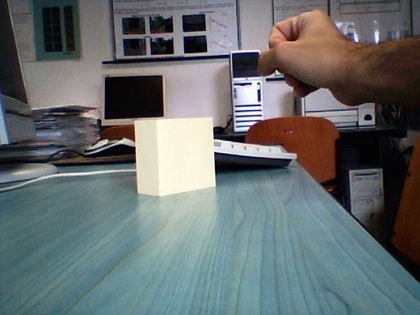
%> input picture LAB3/yellow_obj1.jpg, 420 x 315 px, shrunk from 512 x 384 before the run
$ octave LAB3.m   (GNU Octave 9; MATLAB toolbox functions it lacks are replaced by stand-ins)
%> lines starting %> are read from the running program, lines starting %| are printed output that depends on the picture
clear all;close all;clc;

fir = imread('yellow_obj1.jpg');
%> fir is the input picture: size 315x420x3 uint8; mean R, G, B 103.1, 109.9, 110.3
sec = imread('yellow_obj2.jpg');
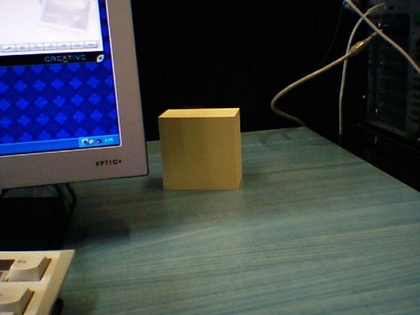
%> input picture LAB3/yellow_obj2.jpg, 420 x 315 px, shrunk from 512 x 384 before the run
%> sec is the input picture: size 315x420x3 uint8; mean R, G, B 63.8, 68.8, 70.7
thr = imread('yellow_obj3.jpg');
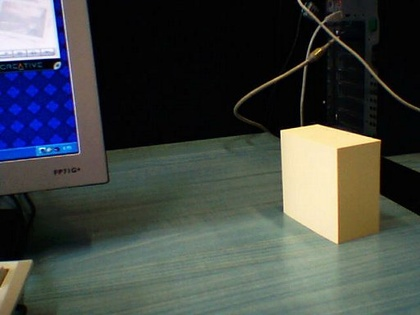
%> input picture LAB3/yellow_obj3.jpg, 420 x 315 px, shrunk from 512 x 384 before the run
%> thr is the input picture: size 315x420x3 uint8; mean R, G, B 66.1, 71, 68.4
fort = imread('yellow_obj4.jpg');
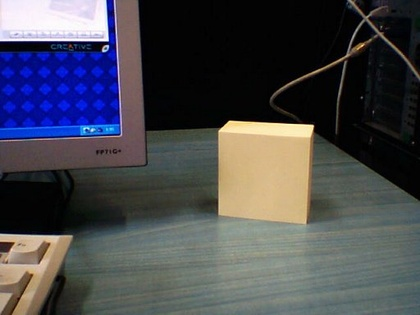
%> input picture LAB3/yellow_obj4.jpg, 420 x 315 px, shrunk from 512 x 384 before the run
%> fort is the input picture: size 315x420x3 uint8; mean R, G, B 72.3, 72.8, 78.8
fif = imread('yellow_obj5.jpg');
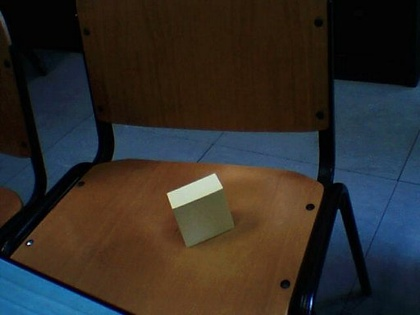
%> input picture LAB3/yellow_obj5.jpg, 420 x 315 px, shrunk from 512 x 384 before the run
%> fif is the input picture: size 315x420x3 uint8; mean R, G, B 48.5, 44.3, 40.6
six = imread('yellow_obj6.jpg');
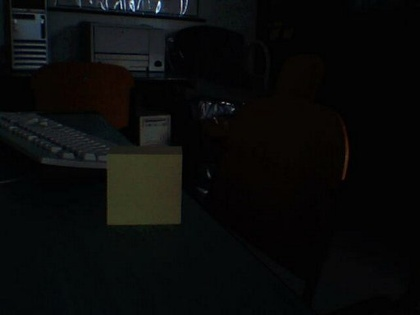
%> input picture LAB3/yellow_obj6.jpg, 420 x 315 px, shrunk from 512 x 384 before the run
%> six is the input picture: size 315x420x3 uint8; mean R, G, B 9.9, 10.8, 10.4

hsv_1 = rgb2hsv(fir);  %  satrt with First image and so on...
%> hsv_1: size 315x420x3 double; mean H, S, V 0.441, 0.279, 0.471
hsv_2 = rgb2hsv(sec);
%> hsv_2: size 315x420x3 double; mean H, S, V 0.317, 0.306, 0.326
hsv_3 = rgb2hsv(thr);
%> hsv_3: size 315x420x3 double; mean H, S, V 0.302, 0.275, 0.318
hsv_4 = rgb2hsv(fort);
%> hsv_4: size 315x420x3 double; mean H, S, V 0.347, 0.271, 0.352
hsv_5 = rgb2hsv(fif);
%> hsv_5: size 315x420x3 double; mean H, S, V 0.269, 0.612, 0.254
hsv_6 = rgb2hsv(six);
%> hsv_6: size 315x420x3 double; mean H, S, V 0.318, 0.374, 0.0495

hsv_img1= hsv_1(:,:,1);
hsv_img2= hsv_2(:,:,1);
hsv_img3= hsv_3(:,:,1);
hsv_img4= hsv_4(:,:,1);
hsv_img5= hsv_5(:,:,1);
hsv_img6= hsv_6(:,:,1);
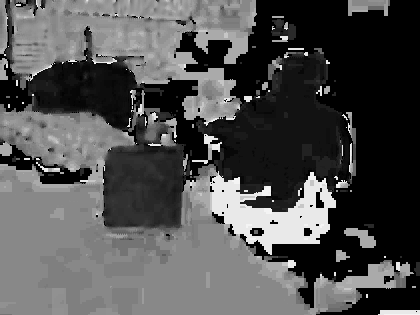
%> hsv_img6: size 315x420 double; min 0, max 0.983, mean 0.318

% [7 lines of commented-out code are left out]


figure;
imagesc(hsv_img1);
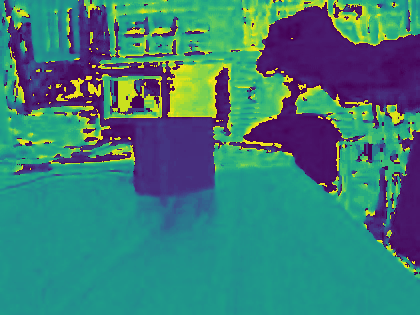
%> displayed picture: size 315x420x3, on the screen's scale of 0 to 255; mean R, G, B 59.8, 124.4, 119.5

%> (the run ends here)
